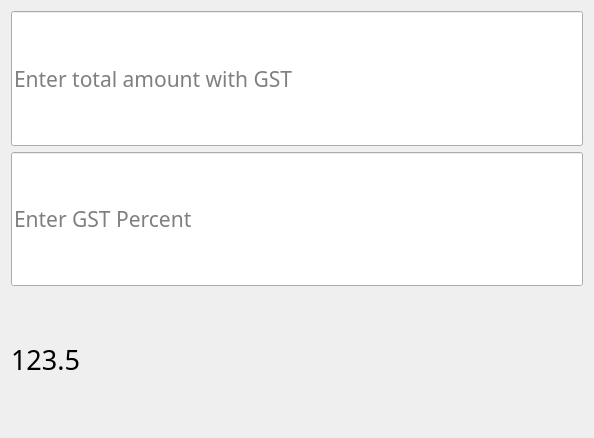
<?xml version="1.0" encoding="UTF-8"?>
<ui version="4.0">
 <class>Form</class>
 <widget class="QWidget" name="Form">
  <property name="geometry">
   <rect>
    <x>0</x>
    <y>0</y>
    <width>594</width>
    <height>438</height>
   </rect>
  </property>
  <property name="windowTitle">
   <string>Form</string>
  </property>
  <layout class="QVBoxLayout" name="verticalLayout">
   <item>
    <layout class="QHBoxLayout" name="horizontalLayout_Total_Amount">
     <item>
      <widget class="QLineEdit" name="lineEdit_Total_Amount">
       <property name="sizePolicy">
        <sizepolicy hsizetype="Expanding" vsizetype="Expanding">
         <horstretch>0</horstretch>
         <verstretch>0</verstretch>
        </sizepolicy>
       </property>
       <property name="font">
        <font>
         <family>TF2 Secondary</family>
         <pointsize>16</pointsize>
        </font>
       </property>
       <property name="toolTip">
        <string>Enter total amount with GST</string>
       </property>
       <property name="placeholderText">
        <string>Enter total amount with GST</string>
       </property>
      </widget>
     </item>
    </layout>
   </item>
   <item>
    <layout class="QHBoxLayout" name="horizontalLayout_GST_Percent">
     <item>
      <widget class="QLineEdit" name="lineEdit_GST_Percent">
       <property name="sizePolicy">
        <sizepolicy hsizetype="Expanding" vsizetype="Expanding">
         <horstretch>0</horstretch>
         <verstretch>0</verstretch>
        </sizepolicy>
       </property>
       <property name="font">
        <font>
         <family>TF2 Secondary</family>
         <pointsize>16</pointsize>
        </font>
       </property>
       <property name="toolTip">
        <string>Enter GST Percent</string>
       </property>
       <property name="placeholderText">
        <string>Enter GST Percent</string>
       </property>
      </widget>
     </item>
    </layout>
   </item>
   <item>
    <layout class="QHBoxLayout" name="horizontalLayout__Result_Value">
     <item>
      <widget class="QLabel" name="label_Result_Value">
       <property name="sizePolicy">
        <sizepolicy hsizetype="Expanding" vsizetype="Expanding">
         <horstretch>0</horstretch>
         <verstretch>0</verstretch>
        </sizepolicy>
       </property>
       <property name="font">
        <font>
         <family>TF2 Build</family>
         <pointsize>20</pointsize>
        </font>
       </property>
       <property name="cursor">
        <cursorShape>IBeamCursor</cursorShape>
       </property>
       <property name="focusPolicy">
        <enum>Qt::NoFocus</enum>
       </property>
       <property name="toolTip">
        <string>Result</string>
       </property>
       <property name="text">
        <string>123.5</string>
       </property>
       <property name="wordWrap">
        <bool>true</bool>
       </property>
       <property name="textInteractionFlags">
        <set>Qt::TextSelectableByKeyboard|Qt::TextSelectableByMouse</set>
       </property>
      </widget>
     </item>
    </layout>
   </item>
  </layout>
 </widget>
 <resources/>
 <connections/>
</ui>
